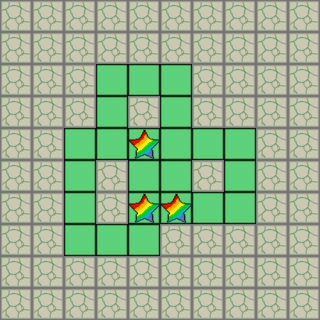

This is a level from a 2D game, rendered from its Tiled map with the project's own tilesets. A one-line summary and the complete map file follow:
An orthogonal 10x10 tile map with 32x32 px tiles, 3 tile layers (Floor, Wall, Checkpoint), 5 tilesets and 4 objects (3x Box, Player).

<map version="1.10" tiledversion="1.11.2" orientation="orthogonal" renderorder="right-down" width="10" height="10" tilewidth="32" tileheight="32" infinite="0" nextlayerid="6" nextobjectid="5">
 <tileset firstgid="1" source="grass.tsx" />
 <tileset firstgid="7" source="wall.tsx" />
 <tileset firstgid="8" source="charactor.tsx" />
 <tileset firstgid="9" source="box.tsx" />
 <tileset firstgid="10" source="star.tsx" />
 <layer id="1" name="Floor" width="10" height="10">
  <data encoding="csv">
0,0,0,0,0,0,0,0,0,0,
0,0,0,0,0,0,0,0,0,0,
0,0,0,1,1,1,0,0,0,0,
0,0,0,1,0,1,0,0,0,0,
0,0,1,1,1,1,1,1,0,0,
0,0,1,0,1,1,0,1,0,0,
0,0,1,0,1,1,1,1,0,0,
0,0,1,1,1,0,0,0,0,0,
0,0,0,0,0,0,0,0,0,0,
0,0,0,0,0,0,0,0,0,0
</data>
 </layer>
 <layer id="2" name="Wall" width="10" height="10">
  <data encoding="csv">
7,7,7,7,7,7,7,7,7,7,
7,7,7,7,7,7,7,7,7,7,
7,7,7,0,0,0,7,7,7,7,
7,7,7,0,7,0,7,7,7,7,
7,7,0,0,0,0,0,0,7,7,
7,7,0,7,0,0,7,0,7,7,
7,7,0,7,0,0,0,0,7,7,
7,7,0,0,0,7,7,7,7,7,
7,7,7,7,7,7,7,7,7,7,
7,7,7,7,7,7,7,7,7,7
</data>
 </layer>
 <objectgroup id="3" name="Player">
  <object id="1" name="Player" gid="8" x="224" y="160" width="32" height="32" />
 </objectgroup>
 <objectgroup id="4" name="Box">
  <object id="2" name="Box" gid="9" x="96" y="128" width="32" height="32" />
  <object id="3" name="Box" gid="9" x="160" y="160" width="32" height="32" />
  <object id="4" name="Box" gid="9" x="192" y="224" width="32" height="32" />
 </objectgroup>
 <layer id="5" name="Checkpoint" width="10" height="10">
  <data encoding="csv">
0,0,0,0,0,0,0,0,0,0,
0,0,0,0,0,0,0,0,0,0,
0,0,0,0,0,0,0,0,0,0,
0,0,0,0,0,0,0,0,0,0,
0,0,0,0,10,0,0,0,0,0,
0,0,0,0,0,0,0,0,0,0,
0,0,0,0,10,10,0,0,0,0,
0,0,0,0,0,0,0,0,0,0,
0,0,0,0,0,0,0,0,0,0,
0,0,0,0,0,0,0,0,0,0
</data>
 </layer>
</map>
